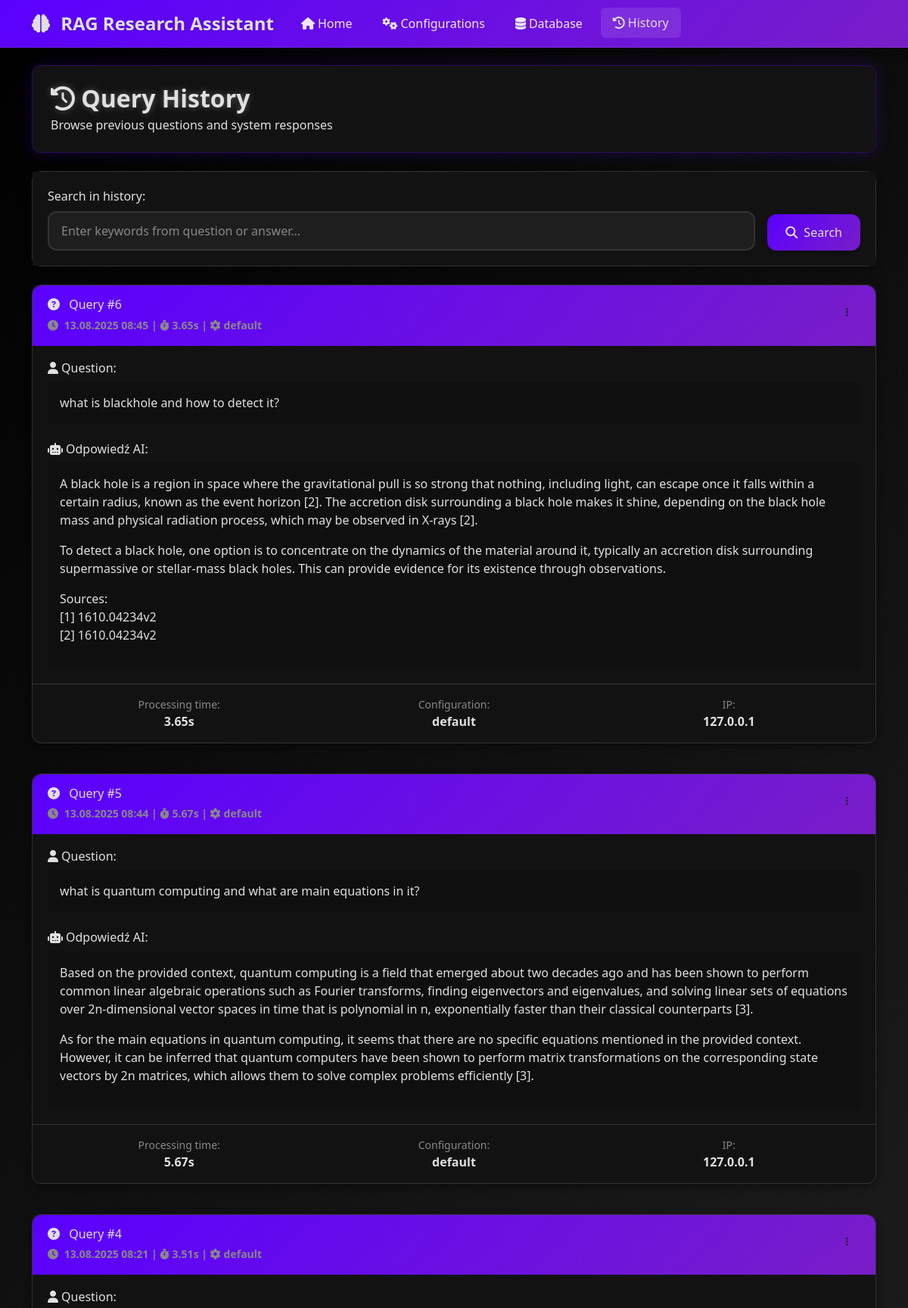
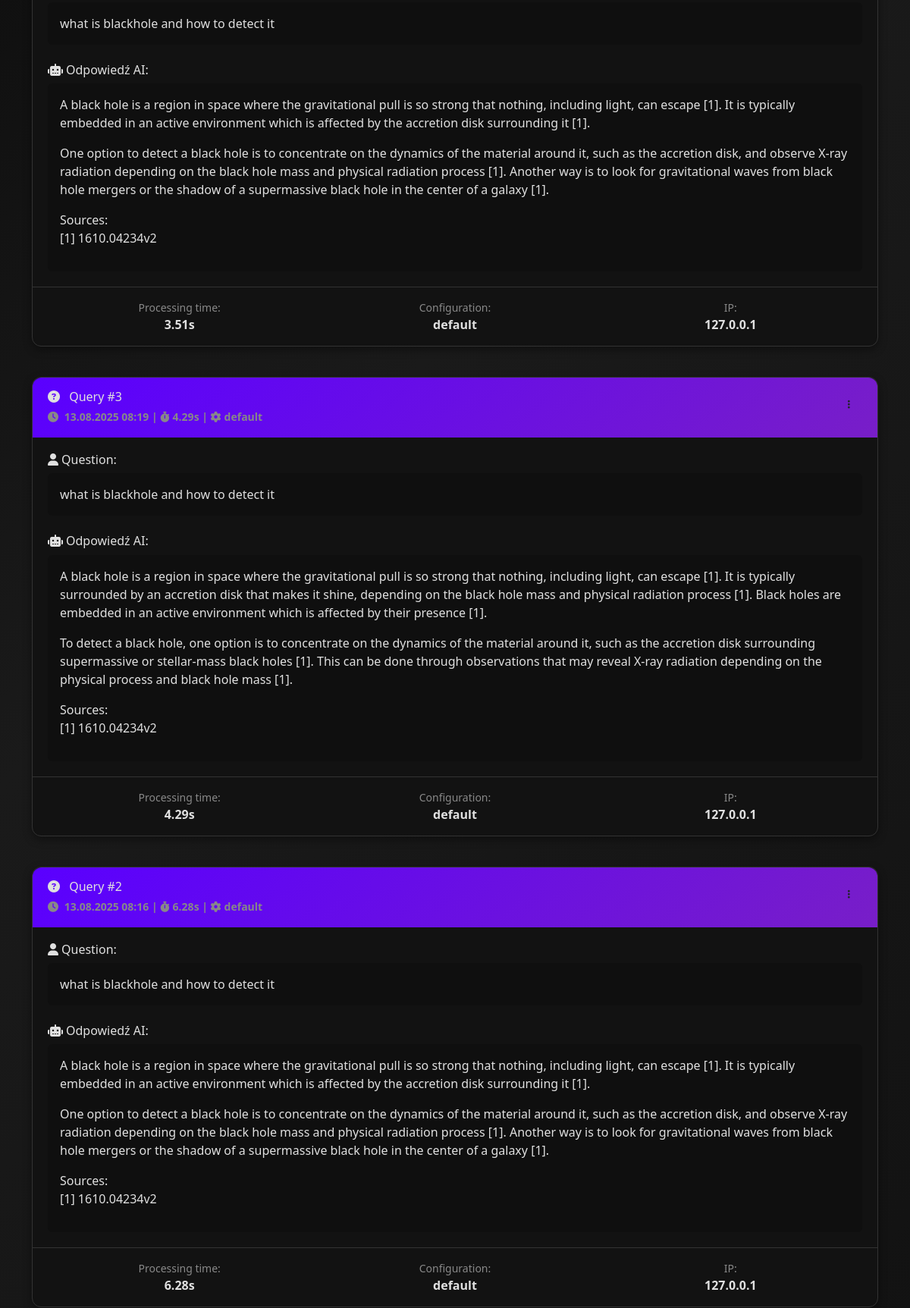
The page /history/ (upper part) on the database its author committed (2 pictures, top to bottom).
### research_rag/models.py (models this page shows, shortened)
class QueryHistory(models.Model):
    query_text = models.TextField(help_text="User query content")
    response_text = models.TextField(help_text="Generated response")
    config_used = models.ForeignKey(
        RAGConfiguration,
        on_delete=models.SET_NULL,
        null=True,
        help_text="Configuration used for this query"
    )
    processing_time = models.FloatField(
        null=True,
        blank=True,
        help_text="Processing time in seconds"
    )
    created_at = models.DateTimeField(auto_now_add=True)
    user_ip = models.GenericIPAddressField(null=True, blank=True)
    user_agent = models.TextField(null=True, blank=True)
    class Meta:
        verbose_name = "Query History"
        verbose_name_plural = "Query History"
        ordering = ['-created_at']

class RAGConfiguration(models.Model):
    name = models.CharField(
        max_length=100,
        unique=True,
        help_text="Configuration name (e.g. 'Quantum Physics', 'Medicine')"
    )
    model_name = models.CharField(
        max_length=100,
        default="llama3:8b",
        help_text="Ollama model name (e.g. llama3:8b, mistral, codellama)"
    )
    ollama_url = models.URLField(
        default="http://localhost:11434",
        help_text="Ollama server URL"
    )
    temperature = models.FloatField(
        default=0.1,
        validators=[MinValueValidator(0.0), MaxValueValidator(2.0)],
        help_text="Generation temperature (0.0-2.0). Lower values = more deterministic responses"
    )
    max_tokens = models.IntegerField(
        default=2000,
        validators=[MinValueValidator(50), MaxValueValidator(8000)],
        help_text="Maximum number of tokens in response"
    )
    collection_name = models.CharField(
        max_length=100,
        default="scientific_papers",
        help_text="Collection name in Qdrant vector database"
    )
    k_chunks = models.IntegerField(
        default=10,
        validators=[MinValueValidator(1), MaxValueValidator(50)],
        help_text="Number of text chunks to retrieve as context"
    )
    max_papers = models.IntegerField(
        default=100,
        validators=[MinValueValidator(5), MaxValueValidator(1000)],
        help_text="Maximum number of articles to download from ArXiv"
    )
    download_directory = models.CharField(
        max_length=200,
        default="archive",
        help_text="Directory for saving downloaded articles"
    )
    created_at = models.DateTimeField(auto_now_add=True)
    updated_at = models.DateTimeField(auto_now=True)
    is_active = models.BooleanField(
        default=False,
        help_text="Whether this configuration is currently in use"
    )
    class Meta:
        verbose_name = "RAG Configuration"
        verbose_name_plural = "RAG Configurations"
        ordering = ['-updated_at']

### research_rag/views.py (the view)
# urls.py: path('history/', views.query_history, name='query_history'),
def query_history(request):
    search_query = request.GET.get('search', '')
    queryset = QueryHistory.objects.select_related('config_used').order_by('-created_at')
    if search_query:
        queryset = queryset.filter(
            Q(query_text__icontains=search_query) |
            Q(response_text__icontains=search_query)
        )
    paginator = Paginator(queryset, 20)
    page_number = request.GET.get('page')
    queries = paginator.get_page(page_number)
    context = {
        'queries': queries,
        'search_query': search_query,
        'page_title': 'Historia zapytań'
    }
    return render(request, 'research_rag/query_history.html', context)

### research_rag/templates/research_rag/query_history.html (shortened to what this page needs)
{% extends 'research_rag/base.html' %}
{% load static %}
{% block page_icon %}<i class="fas fa-history"></i>{% endblock %}
{% block page_title %}Query History{% endblock %}
{% block page_subtitle %}Browse previous questions and system responses{% endblock %}
{% block content %}
<div class="row">
    <div class="col-12">
        <div class="card mb-4">
            <div class="card-body">
                <form method="get" class="d-flex gap-3 align-items-end">
                    <div class="flex-grow-1">
                        <label for="search" class="form-label">Search in history:</label>
                        <input type="text" name="search" id="search" class="form-control"
                               value="{{ search_query }}"
                               placeholder="Enter keywords from question or answer...">
                    </div>
                    <div>
                        <button type="submit" class="btn btn-primary">
                            <i class="fas fa-search me-2"></i>Search
                        </button>
                    </div>
                </form>
            </div>
        </div>
        {% if queries %}
        <div class="row">
            {% for query in queries %}
            <div class="col-12 mb-4">
                <div class="card">
                    <div class="card-header">
                        <div class="d-flex justify-content-between align-items-start">
                            <div class="flex-grow-1">
                                <h6 class="mb-1 text-purple">
                                    <i class="fas fa-question-circle me-2"></i>
                                    Query #{{ query.id }}
                                </h6>
                                <small class="text-light-gray">
                                    <i class="fas fa-clock me-1"></i>
                                    {{ query.created_at|date:"d.m.Y H:i" }}
                                    {% if query.processing_time %}
                                    | <i class="fas fa-stopwatch me-1"></i>{{ query.processing_time|floatformat:2 }}s
                                    {% endif %}
                                    {% if query.config_used %}
                                    | <i class="fas fa-cog me-1"></i>{{ query.config_used.name }}
                                    {% endif %}
                                </small>
                            </div>
                            <div class="dropdown">
                                <button class="btn btn-sm btn-outline-light" data-bs-toggle="dropdown">
                                    <i class="fas fa-ellipsis-v"></i>
                                </button>
                            </div>
                        </div>
                    </div>
                    <div class="card-body">
                        <div class="mb-4">
                            <h6 class="text-purple mb-2">
                                <i class="fas fa-user me-1"></i>Question:
                            </h6>
                            <div class="bg-darker rounded p-3">
                                <p class="mb-0 text-white">{{ query.query_text }}</p>
                            </div>
                        </div>
                        <div>
                            <h6 class="text-purple mb-2">
                                <i class="fas fa-robot me-1"></i>Odpowiedź AI:
                            </h6>
                            <div class="bg-darker rounded p-3">
                                <div class="text-white">
                                    {{ query.response_text|linebreaks }}
                                </div>
                            </div>
                        </div>
                    </div>
                    {% if query.user_ip or query.processing_time %}
                    <div class="card-footer">
                        <div class="row text-center">
                            {% if query.processing_time %}
                            <div class="col-md-4">
                                <small class="text-light-gray d-block">Processing time:</small>
                                <strong class="text-white">{{ query.processing_time|floatformat:2 }}s</strong>
                            </div>
                            {% endif %}
                            {% if query.config_used %}
                            <div class="col-md-4">
                                <small class="text-light-gray d-block">Configuration:</small>
                                <strong class="text-white">{{ query.config_used.name }}</strong>
                            </div>
                            {% endif %}
                            {% if query.user_ip %}
                            <div class="col-md-4">
                                <small class="text-light-gray d-block">IP:</small>
                                <strong class="text-white">{{ query.user_ip }}</strong>
                            </div>
                            {% endif %}
                        </div>
                    </div>
                    {% endif %}
                </div>
            </div>
            {% endfor %}
        </div>
        {% endif %}
    </div>
</div>
{% endblock %}

### rows shown on the page
QueryHistory: id "6", created_at "13.08.2025 08:45", processing_time "3.65", config_used.name "default", query_text "what is blackhole and how to detect it?", response_text "A black hole is a region in space where the gravitational pull is so strong that nothing, including light, can escape once it falls within a certain radius, known as the event horizon [2]. The accretion disk surrounding a black hole makes it shine, depending on the black hole mass and physical radiation process, which may be observed in X-rays [2]. To detect a black hole, one option is to concentrate on the dynamics of the material around it, typically an accretion disk surrounding supermassive or stellar-mass black holes. This can provide evidence for its existence through observations. Sources: [1] 1610.04234v2 [2] 1610.04234v2", user_ip "127.0.0.1"
QueryHistory: id "5", created_at "13.08.2025 08:44", processing_time "5.67", config_used.name "default", query_text "what is quantum computing and what are main equations in it?", response_text "Based on the provided context, quantum computing is a field that emerged about two decades ago and has been shown to perform common linear algebraic operations such as Fourier transforms, finding eigenvectors and eigenvalues, and solving linear sets of equations over 2n-dimensional vector spaces in time that is polynomial in n, exponentially faster than their classical counterparts [3]. As for the main equations in quantum computing, it seems that there are no specific equations mentioned in the provided context. However, it can be inferred that quantum computers have been shown to perform matrix transformations on the corresponding state vectors by 2n matrices, which allows them to solve…", user_ip "127.0.0.1"
QueryHistory: id "4", created_at "13.08.2025 08:21", processing_time "3.51", config_used.name "default", query_text "what is blackhole and how to detect it", response_text "A black hole is a region in space where the gravitational pull is so strong that nothing, including light, can escape [1]. It is typically embedded in an active environment which is affected by the accretion disk surrounding it [1]. One option to detect a black hole is to concentrate on the dynamics of the material around it, such as the accretion disk, and observe X-ray radiation depending on the black hole mass and physical radiation process [1]. Another way is to look for gravitational waves from black hole mergers or the shadow of a supermassive black hole in the center of a galaxy [1]. Sources: [1] 1610.04234v2", user_ip "127.0.0.1"
QueryHistory: id "3", created_at "13.08.2025 08:19", processing_time "4.29", config_used.name "default", query_text "what is blackhole and how to detect it", response_text "A black hole is a region in space where the gravitational pull is so strong that nothing, including light, can escape [1]. It is typically surrounded by an accretion disk that makes it shine, depending on the black hole mass and physical radiation process [1]. Black holes are embedded in an active environment which is affected by their presence [1]. To detect a black hole, one option is to concentrate on the dynamics of the material around it, such as the accretion disk surrounding supermassive or stellar-mass black holes [1]. This can be done through observations that may reveal X-ray radiation depending on the physical process and black hole mass [1]. Sources: [1] 1610.04234v2", user_ip "127.0.0.1"
QueryHistory: id "2", created_at "13.08.2025 08:16", processing_time "6.28", config_used.name "default", query_text "what is blackhole and how to detect it", response_text "A black hole is a region in space where the gravitational pull is so strong that nothing, including light, can escape [1]. It is typically embedded in an active environment which is affected by the accretion disk surrounding it [1]. One option to detect a black hole is to concentrate on the dynamics of the material around it, such as the accretion disk, and observe X-ray radiation depending on the black hole mass and physical radiation process [1]. Another way is to look for gravitational waves from black hole mergers or the shadow of a supermassive black hole in the center of a galaxy [1]. Sources: [1] 1610.04234v2", user_ip "127.0.0.1"
